Frame 1 (no input): blank canvas, image omitted
Frame 60 (no input): blank canvas, image omitted
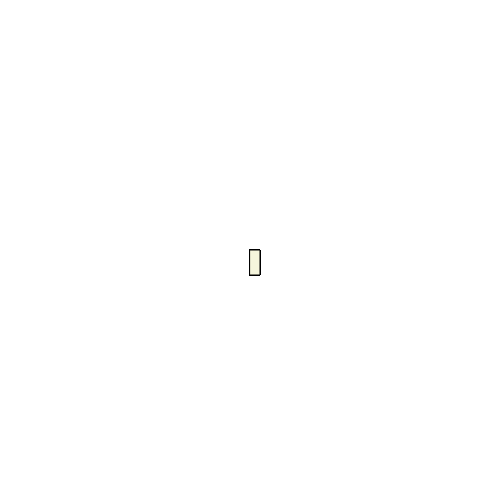
Frame 120 (the mouse pressed at the canvas centre since frame 60)

The p5.js sketch whose frames 1 and 60 were blank and that drew this single picture after the mouse press (run headless with seeded random() and noise() and a simulated clock; from frame 60 on, the mouse is pressed at the canvas centre):

// p5.js sketch
// ── sketch.js
function setup() {
  createCanvas(500, 500);
    background("white");

}

function draw() {

  stroke ("black")
  fill("beige")

  // console.log(mouseIsPressed)

  if(mouseIsPressed) { 
  rect (mouseX ,mouseY, 10, 25);
  }
}
